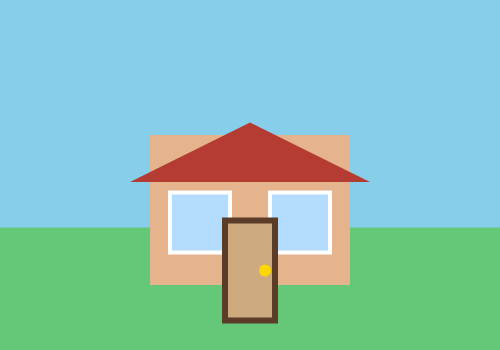
Frame 1 (no input)
Frame 60 (no input): identical to frame 1, image omitted
Frame 120 (the mouse pressed at the canvas centre since frame 60): identical to frame 1, image omitted

The p5.js sketch that drew this single still picture (run headless with seeded random() and noise() and a simulated clock; from frame 60 on, the mouse is pressed at the canvas centre):

// p5.js sketch
// ── sketch.js
function setup() {
  createCanvas(500, 350); // 横長のキャンバス
}

function draw() {
  background(135, 206, 235); // 空の色

  noStroke();
  fill(100, 200, 120); // 草の色
  rect(0, height * 0.65, width, height * 0.35); // 地面

  fill(230, 180, 140); // 家の土台
  rectMode(CENTER);
  rect(width / 2, height * 0.6, 200, 150);

  fill(180, 60, 50); // 屋根
  triangle(width / 2 - 120, height * 0.52, width / 2, height * 0.35, width / 2 + 120, height * 0.52);

  rectMode(CORNER);
  stroke(255); // 窓の枠
  strokeWeight(4);
  fill(180, 220, 255); // ガラス
  rect(width / 2 - 80, height * 0.55, 60, 60);
  rect(width / 2 + 20, height * 0.55, 60, 60);

  stroke(90, 60, 40); // ドア枠
  strokeWeight(6);
  fill(205, 170, 125); // ドア
  rect(width / 2 - 25, height * 0.63, 50, 100);

  noStroke();
  fill(255, 215, 0); // ドアノブ
  ellipse(width / 2 + 15, height * 0.63 + 50, 12, 12);
}
